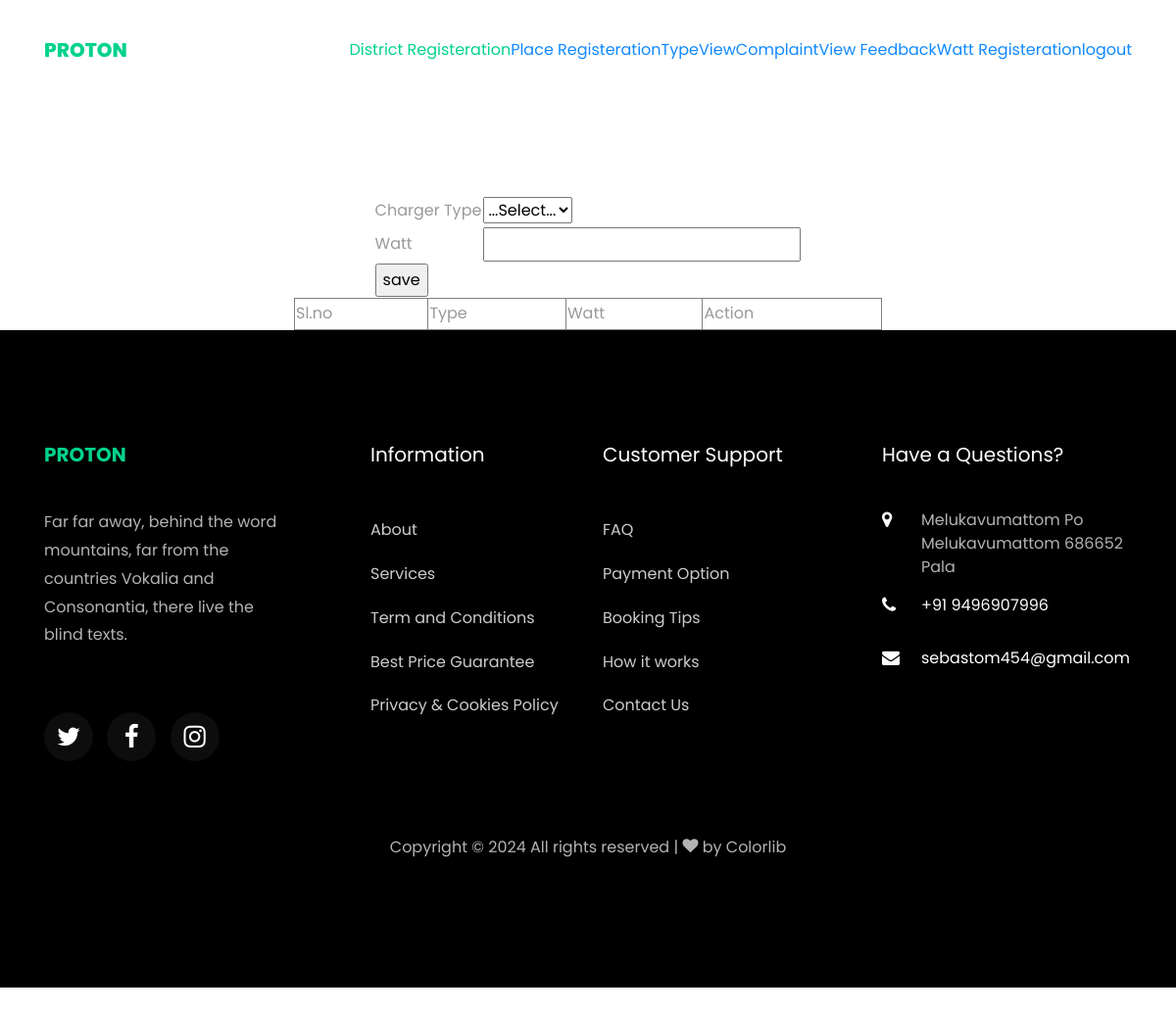
The app's page /webadmin/Watt/, older data.
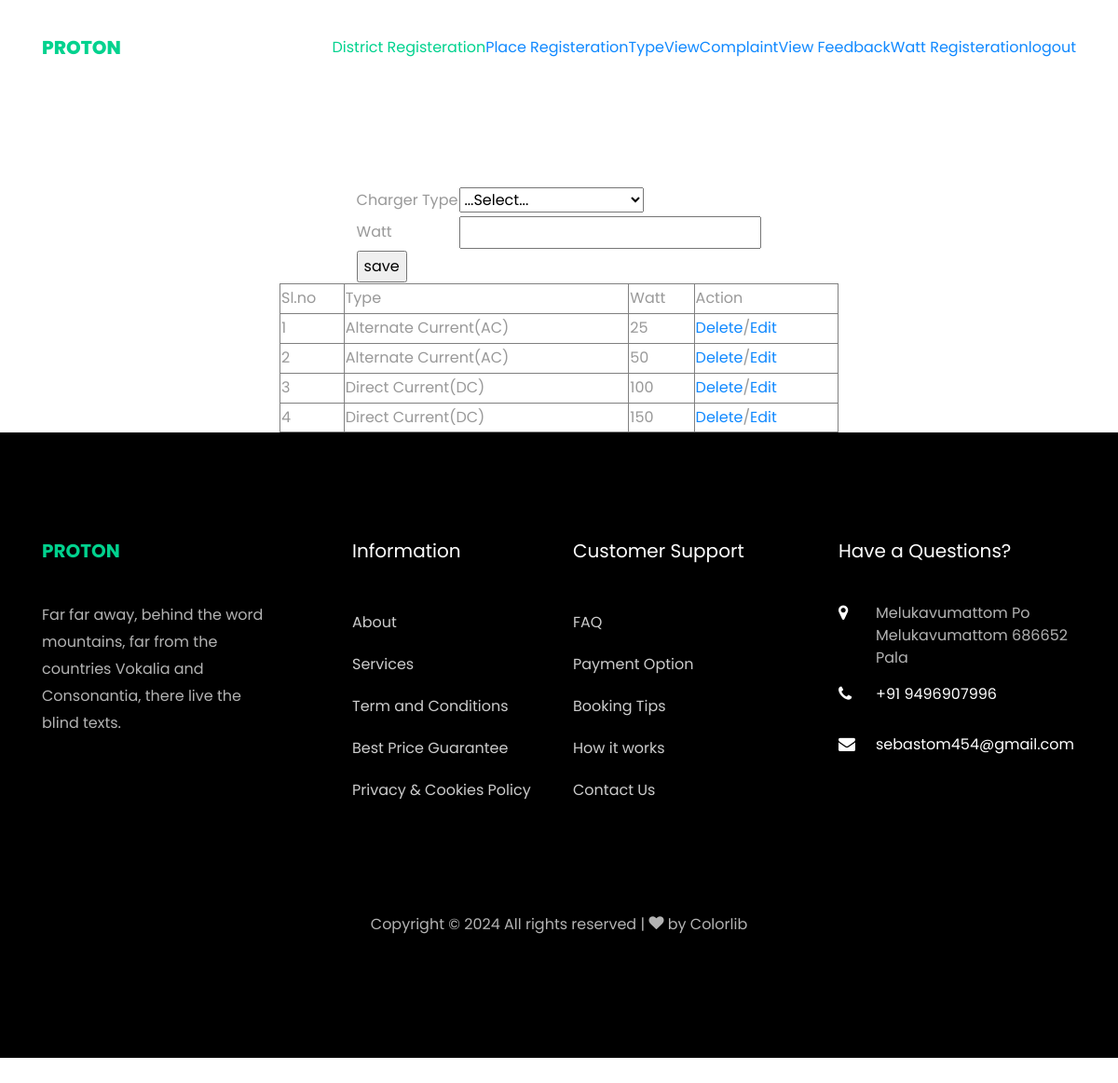
The same page, newer data.
### Admin/models.py (models this page shows)
class tbl_watt(models.Model):
    watt_data = models.CharField(max_length=50)
    type = models.ForeignKey(tbl_type, on_delete=models.CASCADE)

class tbl_type(models.Model):
    type_name = models.CharField(max_length=50)

### Admin/views.py (the view)
# urls.py: path('Watt/', views.Watt,name="watt"),
def Watt(request):
     ttype=tbl_type.objects.all()
     watt = tbl_watt.objects.all()
     if request.method=="POST":
       data=tbl_type.objects.get(id=request.POST.get("sel_watt"))
       tbl_watt.objects.create(watt_data=request.POST.get("txttype"),type=data)
       return render(request,"Admin/Watt.html",{"watt":watt,'type':ttype})
     else:
       return render(request,"Admin/Watt.html",{"watt":watt,'type':ttype})

### Admin/Templates/Admin/Watt.html (shortened to what this page needs)
{% extends 'Admin/Header.html' %}
{% block content %}
{% load static %}
<!DOCTYPE html>
<html lang="en">
<head>
</head>
<body>
<form method="POST">
    <table align="center">
        <tr>
            <td>Charger Type</td>
            <td><select name="sel_watt" id="sel_watt">
                    <option value="">...Select...</option>
                </select>
            </td>
        </tr>
        <tr>
            <td>Watt</td>
            <td><input type="text" name="txttype" id="" value="{{Edit.watt_data}}"></td></tr>
            <tr><td><input type="submit" value="save" name="btn"></td></tr>
            </table></form>
    <table border="1"  width="50%" align="center">
        <tr>
            <td>Sl.no</td>
            <td>Type</td>
            <td>Watt</td>
            <td>Action</td>
        </tr>
        {% for i in watt %}
        <tr>
            <td>{{forloop.counter}}</td>
            <td>{{i.type.type_name}}</td>
            <td>{{i.watt_data}}</td>
            <td><a href="{% url 'webadmin:DeleteWatt' i.id %}">Delete</a>/<a href="{% url 'webadmin:EditWatt' i.id %}">Edit</a></td>
        </tr>
        {% endfor %}
    </table>
    {% endblock content%}

### Admin/Templates/Admin/header.html (shortened to what this page needs)
<!DOCTYPE html>
<html lang="en">
  {% load static %}
  <head>
    <link
      rel="stylesheet"
      href="{% static 'main/css/open-iconic-bootstrap.min.css' %}"
    />
    <link rel="stylesheet" href="{% static 'main/css/animate.css' %}" />
    <link
      rel="stylesheet"
      href="{% static 'main/css/owl.carousel.min.css' %}"
    />
    <link
      rel="stylesheet"
      href="{% static 'main/css/owl.theme.default.min.css' %}"
    />
    <link rel="stylesheet" href="{% static 'main/css/magnific-popup.css' %}" />
    <link rel="stylesheet" href="{% static 'main/css/aos.css' %}" />
    <link rel="stylesheet" href="{% static 'main/css/ionicons.min.css' %}" />
    <link
      rel="stylesheet"
      href="{% static 'main/css/bootstrap-datepicker.css' %}"
    />
    <link
      rel="stylesheet"
      href="{% static 'main/css/jquery.timepicker.css' %}"
    />
    <link rel="stylesheet" href="{% static 'main/css/flaticon.css' %}" />
    <link rel="stylesheet" href="{% static 'main/css/icomoon.css' %}" />
    <link rel="stylesheet" href="{% static 'main/css/style.css' %}" />
  </head>
  <body style="margin-top: 100px; margin-bottom: 100px; padding-top: 100px" >
    <nav
      class="navbar navbar-expand-lg navbar-dark ftco_navbar bg-dark ftco-navbar-light"
      id="ftco-navbar"
    >
      <div class="container">
        <a class="navbar-brand" href="index.html"><span>PROTON</span></a>
        <div class="collapse navbar-collapse" id="ftco-nav">
          <ul class="navbar-nav ml-auto">
            <li class="nav-item active"><a href="{% url 'webadmin:District' %}">District Registeration</a> </li>
            <li class="nav-item"><a href="{% url 'webadmin:Place' %}">Place Registeration</a> </li>
            <li class="nav-item"><a href="{% url 'webadmin:type' %}">Type</a></li>
            <li class="nav-item"><a href="{% url 'webadmin:ViewComplaint' %}"> ViewComplaint </a> </li>
            <li class="nav-item"><a href="{% url 'webadmin:ViewFeedback' %}">View Feedback</a> </li>
            <li class="nav-item"><a href="{% url 'webadmin:watt' %}">Watt Registeration</a> </li>
            <li class="nav-item"><a href="{% url 'webadmin:logout' %}">logout </a> </li>
          </ul>
        </div>
      </div>
    </nav>
    {% block content%} {% endblock content%}
    <footer class="ftco-footer ftco-bg-dark ftco-section">
      <div class="container">
        <div class="row mb-5">
          <div class="col-md">
            <div class="ftco-footer-widget mb-4">
              <h2 class="ftco-heading-2">
                <a href="#" class="logo"><span>PROTON</span></a>
              </h2>
              <p>
                Far far away, behind the word mountains, far from the countries
                Vokalia and Consonantia, there live the blind texts.
              </p>
              <ul
                class="ftco-footer-social list-unstyled float-md-left float-lft mt-5"
              >
                <li class="ftco-animate">
                  <a href="#"><span class="icon-twitter"></span></a>
                </li>
                <li class="ftco-animate">
                  <a href="#"><span class="icon-facebook"></span></a>
                </li>
                <li class="ftco-animate">
                  <a href="#"><span class="icon-instagram"></span></a>
                </li>
              </ul>
            </div>
          </div>
          <div class="col-md">
            <div class="ftco-footer-widget mb-4 ml-md-5">
              <h2 class="ftco-heading-2">Information</h2>
              <ul class="list-unstyled">
                <li><a href="#" class="py-2 d-block">About</a></li>
                <li><a href="#" class="py-2 d-block">Services</a></li>
                <li>
                  <a href="#" class="py-2 d-block">Term and Conditions</a>
                </li>
                <li>
                  <a href="#" class="py-2 d-block">Best Price Guarantee</a>
                </li>
                <li>
                  <a href="#" class="py-2 d-block"
                    >Privacy &amp; Cookies Policy</a
                  >
                </li>
              </ul>
            </div>
          </div>
          <div class="col-md">
            <div class="ftco-footer-widget mb-4">
              <h2 class="ftco-heading-2">Customer Support</h2>
              <ul class="list-unstyled">
                <li><a href="#" class="py-2 d-block">FAQ</a></li>
                <li><a href="#" class="py-2 d-block">Payment Option</a></li>
                <li><a href="#" class="py-2 d-block">Booking Tips</a></li>
                <li><a href="#" class="py-2 d-block">How it works</a></li>
                <li><a href="#" class="py-2 d-block">Contact Us</a></li>
              </ul>
            </div>
          </div>
          <div class="col-md">
            <div class="ftco-footer-widget mb-4">
              <h2 class="ftco-heading-2">Have a Questions?</h2>
              <div class="block-23 mb-3">
                <ul>
                  <li>
                    <span class="icon icon-map-marker"></span
                    ><span class="text"
                      >Melukavumattom Po Melukavumattom 686652 Pala
                      </span
                    >
                  </li>
                  <li>
                    <a href="#"
                      ><span class="icon icon-phone"></span
                      ><span class="text">+91 9496907996</span></a
                    >
                  </li>
                  <li>
                    <a href="#"
                      ><span class="icon icon-envelope"></span
                      ><span class="text">sebastom454@gmail.com</span></a
                    >
                  </li>
                </ul>
              </div>
            </div>
          </div>
        </div>
        <div class="row">
          <div class="col-md-12 text-center">
            <p>
              Copyright &copy;
              All rights reserved |
              <i class="icon-heart color-danger" aria-hidden="true"></i> by
              <a href="https://colorlib.com" target="_blank">Colorlib</a>
            </p>
          </div>
        </div>
      </div>
    </footer>
  </body>
</html>

### Guest/static/main/css/icomoon.css (style rules this page uses)
[class^="icon-"], [class*=" icon-"] { font-family: 'icomoon' !important; speak: none; font-style: normal; font-weight: normal; font-variant: normal; text-transform: none; line-height: 1; -webkit-font-smoothing: antialiased; -moz-osx-font-smoothing: grayscale; }
.icon-heart:before { content: "\f004"; }
.icon-map-marker:before { content: "\f041"; }
.icon-phone:before { content: "\f095"; }
.icon-envelope:before { content: "\f0e0"; }

Row changes from the older to the newer data that the page shows:
added tbl_watt: type.type_name "Alternate Current(AC)", watt_data "25"
added tbl_watt: type.type_name "Alternate Current(AC)", watt_data "50"
added tbl_watt: type.type_name "Direct Current(DC)", watt_data "100"
added tbl_watt: type.type_name "Direct Current(DC)", watt_data "150"
